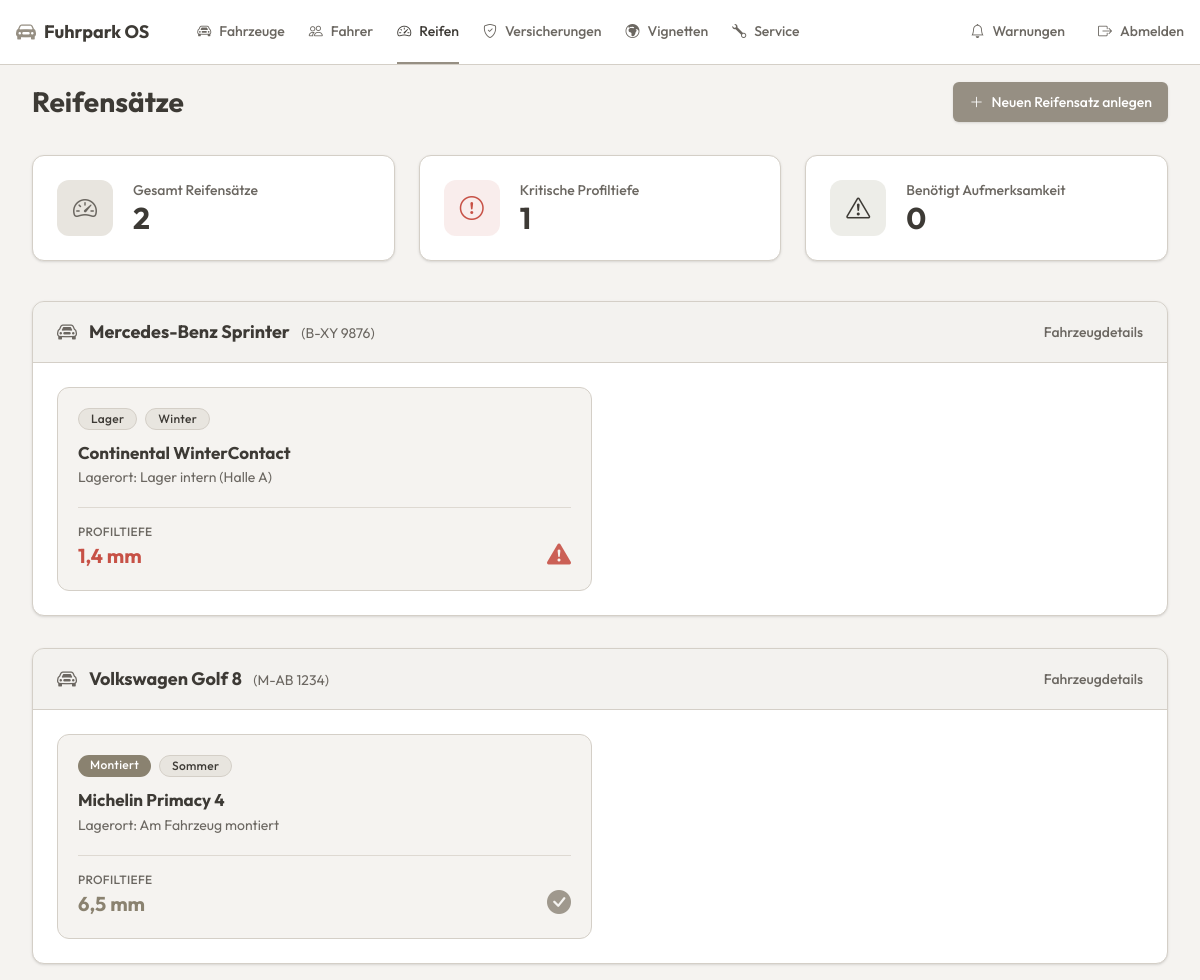
Page /views/vehicles/tires_list.php (signed in) on the committed database.
### tables this page shows
CREATE TABLE reifen (
        id INTEGER PRIMARY KEY AUTOINCREMENT,
        fahrzeug_id INTEGER NOT NULL,
        saison TEXT NOT NULL,
        marke TEXT NOT NULL,
        lagerort TEXT NOT NULL,
        profiltiefe REAL NOT NULL,
        FOREIGN KEY (fahrzeug_id) REFERENCES fahrzeuge(id)
    );

CREATE TABLE fahrzeuge (
        id INTEGER PRIMARY KEY AUTOINCREMENT,
        kennzeichen TEXT NOT NULL,
        fahrzeug_typ TEXT NOT NULL,
        marke TEXT NOT NULL,
        modell TEXT NOT NULL,
        vin TEXT NOT NULL,
        status TEXT DEFAULT 'Aktiv',
        fahrer_id INTEGER DEFAULT NULL,
        naechster_tuev TEXT NOT NULL,
        naechster_service TEXT NOT NULL
    );

### views/vehicles/tires_list.php (the view, shortened to what this page needs)
<?php
require '../../config/db.php';
$sql = "SELECT r.*, f.kennzeichen, f.marke AS auto_marke, f.modell AS auto_modell
        FROM reifen r
        JOIN fahrzeuge f ON r.fahrzeug_id = f.id
        ORDER BY f.kennzeichen, r.saison";
$allTires = $pdo->query($sql)->fetchAll(PDO::FETCH_ASSOC);
$totalSets = count($allTires);
$criticalCount = 0;
$attentionCount = 0;
$groupedTires = [];
foreach ($allTires as $tire) {
    if ($tire['profiltiefe'] < 1.6) {
        $criticalCount++;
    } elseif ($tire['profiltiefe'] <= 3.0) {
        $attentionCount++;
    }
    $groupedTires[$tire['fahrzeug_id']]['vehicle'] = [
            'id' => $tire['fahrzeug_id'],
            'marke' => $tire['auto_marke'],
            'modell' => $tire['auto_modell'],
            'kennzeichen' => $tire['kennzeichen']
    ];
    $groupedTires[$tire['fahrzeug_id']]['tires'][] = $tire;
}
?>
<!DOCTYPE html>
<html lang="de">
<head>
    <link href="https://cdn.jsdelivr.net/npm/bootstrap-icons@1.10.5/font/bootstrap-icons.css" rel="stylesheet">
    <script src="https://unpkg.com/@tailwindcss/browser@4"></script>
</head>
<body>
<?php include '../../components/navbar.php'; ?>
<main class="max-w-[1300px] mx-auto px-4 sm:px-6 lg:px-8 py-4">
    <div class="flex flex-col sm:flex-row justify-between items-start sm:items-center mb-8 gap-4">
        <h1 class="text-[28px] font-bold text-foreground">Reifensätze</h1>
        <a href="select_vehicle.php?action=tire" class="w-full sm:w-auto flex items-center justify-center gap-2 bg-primary text-primary-foreground hover:opacity-90 px-4 py-2.5 text-sm font-medium rounded-md shadow-sm transition-opacity">
            <i class="bi bi-plus-lg"></i> Neuen Reifensatz anlegen
        </a>
    </div>
    <div class="grid grid-cols-1 md:grid-cols-3 gap-6 mb-10">
        <div class="bg-card rounded-xl p-6 shadow-sm border border-border flex items-center gap-5">
            <div class="w-14 h-14 rounded-xl bg-muted flex items-center justify-center text-muted-foreground text-2xl">
                <i class="bi bi-speedometer2"></i>
            </div>
            <div>
                <div class="text-sm text-muted-foreground font-medium">Gesamt Reifensätze</div>
                <div class="text-3xl font-bold text-foreground"><?= $totalSets ?></div>
            </div>
        </div>
        <div class="bg-card rounded-xl p-6 shadow-sm border border-border flex items-center gap-5">
            <div class="w-14 h-14 rounded-xl bg-destructive/10 flex items-center justify-center text-destructive text-2xl">
                <i class="bi bi-exclamation-circle"></i>
            </div>
            <div>
                <div class="text-sm text-muted-foreground font-medium">Kritische Profiltiefe</div>
                <div class="text-3xl font-bold text-foreground"><?= $criticalCount ?></div>
            </div>
        </div>
        <div class="bg-card rounded-xl p-6 shadow-sm border border-border flex items-center gap-5">
            <div class="w-14 h-14 rounded-xl bg-secondary/20 flex items-center justify-center text-secondary-foreground text-2xl">
                <i class="bi bi-exclamation-triangle"></i>
            </div>
            <div>
                <div class="text-sm text-muted-foreground font-medium">Benötigt Aufmerksamkeit</div>
                <div class="text-3xl font-bold text-foreground"><?= $attentionCount ?></div>
            </div>
        </div>
    </div>
    <div class="space-y-8">
        <?php foreach ($groupedTires as $group):
            $veh = $group['vehicle'];
            ?>
            <div class="bg-card rounded-xl shadow-sm overflow-hidden border border-border">
                <div class="bg-[#E8E5DF]/50 px-6 py-4 border-b border-border flex justify-between items-center">
                    <div class="flex items-center gap-3">
                        <i class="bi bi-car-front text-muted-foreground text-xl"></i>
                        <h2 class="text-lg font-bold text-foreground">
                            <?= htmlspecialchars($veh['marke']) ?> <?= htmlspecialchars($veh['modell']) ?>
                            <span class="text-muted-foreground font-normal text-sm ml-2">(<?= htmlspecialchars($veh['kennzeichen']) ?>)</span>
                        </h2>
                    </div>
                    <a href="vehicle_details.php?id=<?= $veh['id'] ?>" class="text-sm font-medium text-muted-foreground hover:text-primary transition-colors">
                        Fahrzeugdetails
                    </a>
                </div>
                <div class="p-6 grid grid-cols-1 md:grid-cols-2 gap-4">
                    <?php foreach ($group['tires'] as $tire):
                        $depthColor = 'text-[#8a8270]';
                        $iconClass = 'bi-check-circle-fill text-primary';
                        if ($tire['profiltiefe'] < 1.6) {
                            $depthColor = 'text-destructive font-bold';
                            $iconClass = 'bi-exclamation-triangle-fill text-destructive';
                        } elseif ($tire['profiltiefe'] <= 3.0) {
                            $depthColor = 'text-secondary-foreground font-bold';
                            $iconClass = 'bi-exclamation-triangle-fill text-secondary-foreground';
                        }
                        $isMounted = stripos($tire['lagerort'], 'montiert') !== false;
                        ?>
                        <div class="bg-[#F5F3F0] border border-[#d4cfc7] rounded-xl p-5 relative group flex flex-col justify-between">
                            <div class="flex gap-2 mb-3">
                                <?php if ($isMounted): ?>
                                    <span class="bg-[#8a8270] text-white px-3 py-0.5 rounded-full text-xs font-medium tracking-wide">Montiert</span>
                                <?php else: ?>
                                    <span class="bg-[#E8E5DF] text-[#3d3a35] px-3 py-0.5 rounded-full text-xs font-medium tracking-wide border border-[#d4cfc7]">Lager</span>
                                <?php endif; ?>
                                <span class="bg-[#E8E5DF] text-[#3d3a35] px-3 py-0.5 rounded-full text-xs font-medium tracking-wide border border-[#d4cfc7]">
                                    <?= htmlspecialchars($tire['saison']) ?>
                                </span>
                            </div>
                            <div>
                                <h3 class="text-[17px] font-bold text-foreground leading-tight">
                                    <?= htmlspecialchars($tire['marke']) ?>
                                </h3>
                                <div class="text-sm text-muted-foreground mt-1">
                                    Lagerort: <?= htmlspecialchars($tire['lagerort']) ?>
                                </div>
                            </div>
                            <div class="mt-5 pt-4 border-t border-[#d4cfc7]/70 flex items-end justify-between">
                                <div>
                                    <div class="text-muted-foreground text-xs mb-0.5 uppercase tracking-wide font-medium">Profiltiefe</div>
                                    <div class="font-bold <?= $depthColor ?> text-xl">
                                        <?= number_format($tire['profiltiefe'], 1, ',', '.') ?> mm
                                    </div>
                                </div>
                                <i class="bi <?= $iconClass ?> text-2xl opacity-90" title="Reifenzustand"></i>
                            </div>
                        </div>
                    <?php endforeach; ?>
                </div>
            </div>
        <?php endforeach; ?>
    </div>
</main>
</body>
</html>

### rows in the picture
reifen: fahrzeug.marke "Mercedes-Benz", fahrzeug.modell "Sprinter", fahrzeug.kennzeichen "B-XY 9876", shows "Lager", saison "Winter", marke "Continental WinterContact", lagerort "Lager intern (Halle A)", profiltiefe "1,4"
reifen: fahrzeug.marke "Volkswagen", fahrzeug.modell "Golf 8", fahrzeug.kennzeichen "M-AB 1234", shows "Montiert", saison "Sommer", marke "Michelin Primacy 4", lagerort "Am Fahrzeug montiert", profiltiefe "6,5"

### other values in the picture
$item[0] "Fahrzeuge"
$item[0] "Fahrer"
$item[0] "Reifen"
$item[0] "Versicherungen"
$item[0] "Vignetten"
$item[0] "Service"
$totalSets "2"
$criticalCount "1"
$attentionCount "0"
